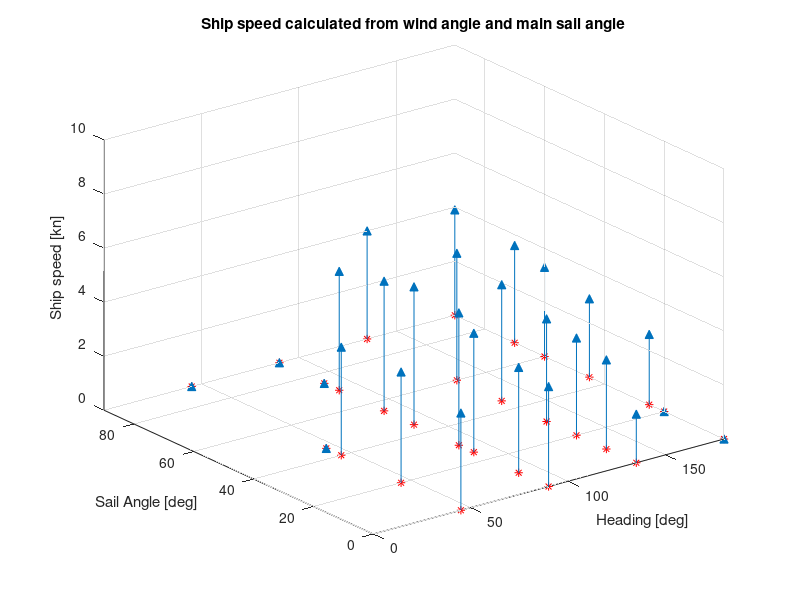
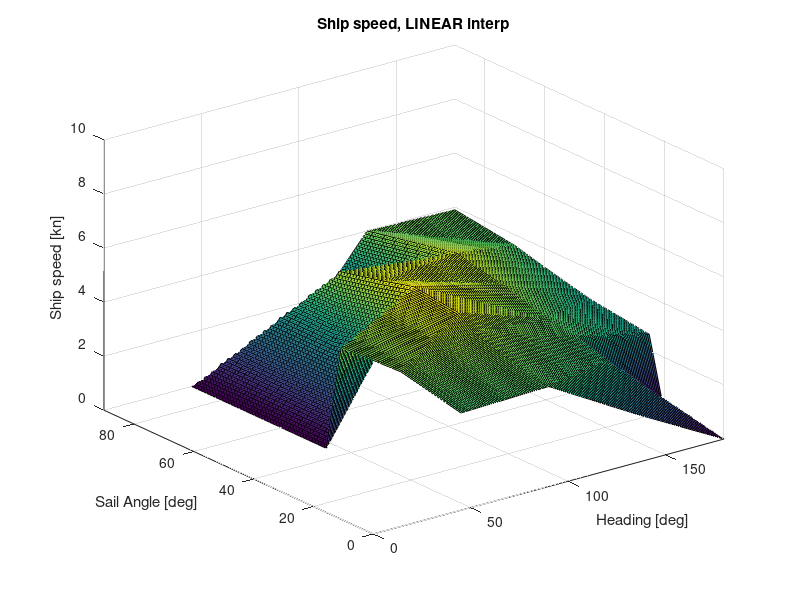

The MATLAB script that drew these images, in order: (Note: this script raises an error after producing the figures.)
close all
clear
clc

%scattered data interpolation


%heading
X = [45
45
45
45
45


90
90
90
90
90
90
90
90
90

135
135
135
135
135
135
135

180
180
180
180
180
180
180]

%segel winkel
Y = [0
    20
    40
    45
    90
    
    
    0
    10
    25
    30
    45
    55
    70
    75
    90
    
  0
  10
  20
  30
  45
  60
  90
  
  0
  20
  25
  45
  60
  70
  90]   

   

%Z are ship speed in knots
Z = [3.6
    4.1
    4
    0
    0
    
    3.7
    3.9
    4.4
    4.9
    5.1
    4.8
    4.4
    0
    0
    
    
    1.8
    3.3
    3.6
    3.8
    4.3
    4.7
    4
    
    0    
    0
    2.6
    2.9
    3.3
    3.6
    3.9]
   
figure(1);
hold on
plot3(X, Y, zeros(length(X),1), '*r')
grid
title('Ship speed calculated from wind angle and main sail angle');
xlabel('Heading [deg]'), ylabel('Sail Angle [deg]'), zlabel('Ship speed [kn]')
axis([0, 180, 0, 90, 0, 10]);
stem3(X,Y,Z,'^','fill')
view(322.5, 30);
hold off

% figure(2);
% hold on
% t = delaunay(X,Y);
% trisurf(t,X,Y, Z, 'FaceColor', [0.6875 0.8750 0.8984], 'FaceAlpha',0.9);
% view(322.5, 30);
% grid
% title('Ship speed, DELAUNAY intep');
% xlabel('Heading [deg]'), ylabel('Sail Angle [deg]'), zlabel('Ship speed [kn]')
% axis([0, 180, 0, 90, 0, 10]);
% hold off


figure(3)
[xi, yi] = meshgrid(0:1:180, 0:1:90);
zi = griddata(X,Y,Z, xi,yi, 'linear');
surf(xi,yi,zi);
title('Ship speed, LINEAR interp');
xlabel('Heading [deg]'), ylabel('Sail Angle [deg]'), zlabel('Ship speed [kn]')
axis([0, 180, 0, 90, 0, 10]);


figure(4)
[xi, yi] = meshgrid(0:1:180, 0:1:90);
zi = griddata(X,Y,Z, xi,yi, 'cubic');
surf(xi,yi,zi);
title('Ship speed, CUBIC interp');
xlabel('Heading [deg]'), ylabel('Sail Angle [deg]'), zlabel('Ship speed [kn]')
axis([0, 180, 0, 90, 0, 10]);
